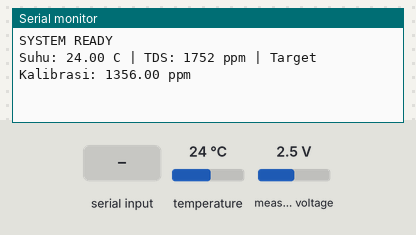
Bench run of a sketch on a simulated ESP32. Shown: the last lines printed to the serial monitor. The test bench sets the inputs (shaded band); at power-on: temperature 24 °C, measured voltage 2.5 V. EEPROM starts erased.

Above: at 1.5 s.
1.6 s: "c" received over Serial
At 3.3 s:
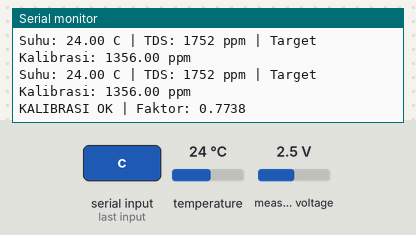
4.0 s: temperature set to 12 °C
At 4.9 s:
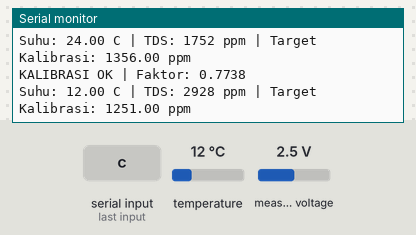
5.5 s: measured voltage set to 0.1 V
At 6.5 s:
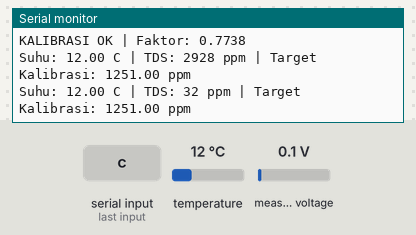
7.0 s: temperature set to 19 °C
At 8.3 s:
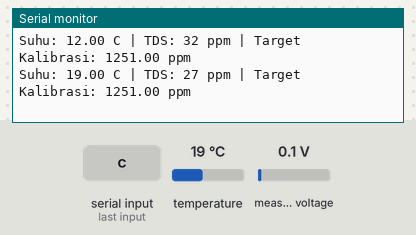
8.5 s: measured voltage set to 1.2 V
At 10.7 s:
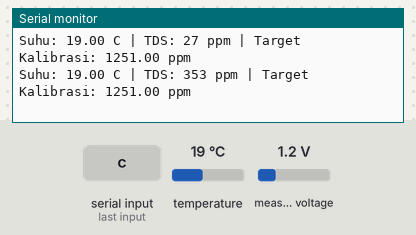
Timing chart, 0 to 11.0 s (numbered marks = the images above; inputs shaded):
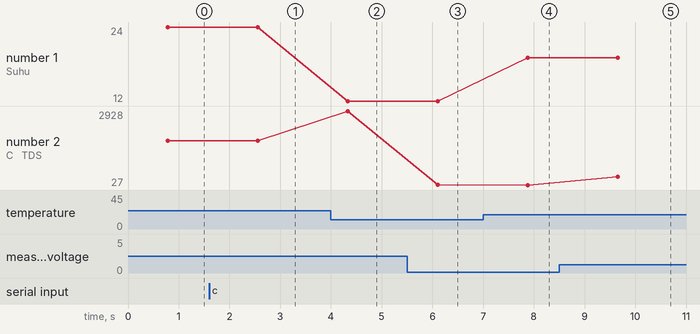

Measured:
- after the input at 1.6 s, the serial monitor: prints a new line after 0.96 s (image 1)
- after the input at 4.0 s, the serial monitor: prints a new line after 0.34 s (image 2)
- after the input at 5.5 s, the serial monitor: prints a new line after 0.61 s (image 3)
- after the input at 7.0 s, the serial monitor: prints a new line after 0.88 s (image 4)
- after the input at 8.5 s, the serial monitor: prints a new line after 1.2 s (image 5)
- plotted number 1: 24 → 12 after the input at 4.0 s, 12 → 19 after the input at 7.0 s
- plotted number 2: 1752 → 2928 after the input at 4.0 s, 2928 → 32 after the input at 5.5 s, 32 → 27 after the input at 7.0 s, 27 → 353 after the input at 8.5 s

The sketch:

test_ads.ino
```cpp
#include <Wire.h>
#include <Adafruit_ADS1X15.h>
#include <OneWire.h>
#include <DallasTemperature.h>
#include <EEPROM.h>

#define SDA_PIN 21
#define SCL_PIN 22
#define ONE_WIRE_BUS 25
#define TDS_CHANNEL 0

#define EEPROM_SIZE 32
#define EEPROM_ADDR 0   // simpan calibrationFactor

Adafruit_ADS1115 ads;
OneWire oneWire(ONE_WIRE_BUS);
DallasTemperature tempSensor(&oneWire);

float calibrationFactor = 1.0;

// ===== TABEL PPM vs SUHU (LARUTAN KALIBRASI) =====
float getTargetPPM(float temp) {
  if (temp <= 20) return 1251;
  if (temp <= 21) return 1277;
  if (temp <= 22) return 1303;
  if (temp <= 23) return 1339;
  if (temp <= 24) return 1356;
  if (temp <= 25) return 1382;
  if (temp <= 26) return 1408;
  if (temp <= 27) return 1436;
  if (temp <= 28) return 1461;
  if (temp <= 29) return 1476;
  return 1515; // >=30
}

void setup() {
  Serial.begin(115200);

  Wire.begin(SDA_PIN, SCL_PIN);
  ads.begin(0x48);
  ads.setGain(GAIN_ONE);

  tempSensor.begin();

  EEPROM.begin(EEPROM_SIZE);
  EEPROM.get(EEPROM_ADDR, calibrationFactor);
  if (isnan(calibrationFactor) || calibrationFactor <= 0) {
    calibrationFactor = 1.0;
  }

  Serial.println("SYSTEM READY");
}

float readTDS(float temperature) {
  int16_t raw = ads.readADC_SingleEnded(TDS_CHANNEL);
  float voltage = raw * 0.1875 / 1000.0;

  float compCoeff = 1.0 + 0.02 * (temperature - 25.0);
  float compVoltage = voltage / compCoeff;

  float ec = (133.42 * pow(compVoltage, 3)
            - 255.86 * pow(compVoltage, 2)
            + 857.39 * compVoltage) * 0.5;

  return (ec * 0.5) * calibrationFactor;
}

void loop() {
  tempSensor.requestTemperatures();
  float temperature = tempSensor.getTempCByIndex(0);

  float tds = readTDS(temperature);
  float targetPPM = getTargetPPM(temperature);

  Serial.print("Suhu: ");
  Serial.print(temperature, 2);
  Serial.print(" C | TDS: ");
  Serial.print(tds, 0);
  Serial.print(" ppm | Target Kalibrasi: ");
  Serial.print(targetPPM);
  Serial.println(" ppm");

  // ===== AUTO KALIBRASI (ketik 'c' di Serial Monitor) =====
  if (Serial.available()) {
    char cmd = Serial.read();
    if (cmd == 'c') {
      calibrationFactor = targetPPM / tds;
      EEPROM.put(EEPROM_ADDR, calibrationFactor);
      EEPROM.commit();

      Serial.print("KALIBRASI OK | Faktor: ");
      Serial.println(calibrationFactor, 4);
    }
  }

  delay(1000);
}
```
